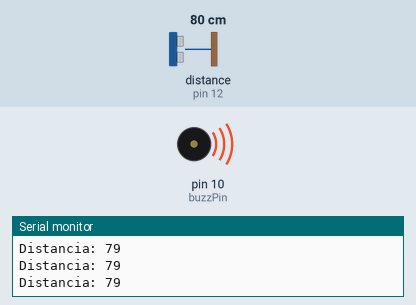
Recording of a sketch running on a simulated Arduino Uno, built with avr-gcc and run on an emulated ATmega328P. Parts: buzzer (waves = sounding), the last lines printed to the serial monitor. Inputs (shaded band) come from the test bench; at power-on: distance to the obstacle (sensor on pin 12) 80 cm. The echo pulse lasts 58.3 µs per cm.

Above: at 1.2 s.
1.3 s: distance to the obstacle (sensor on pin 12) set to 148 cm
2.8 s: distance to the obstacle (sensor on pin 12) set to 158 cm
At 4.1 s:
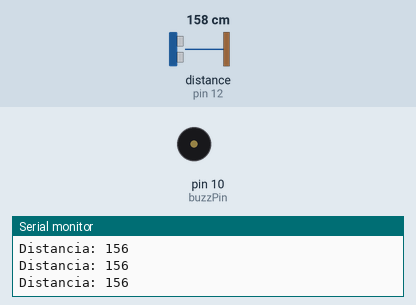
4.4 s: distance to the obstacle (sensor on pin 12) set to 2 cm
At 4.9 s:
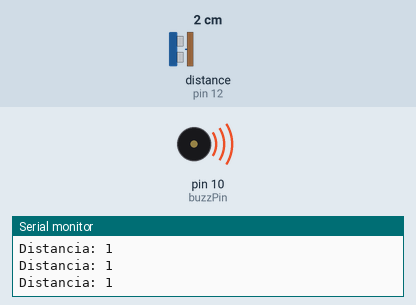
6.0 s: distance to the obstacle (sensor on pin 12) set to 250 cm
At 6.8 s:
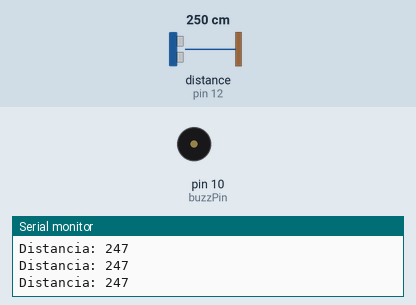
Timing chart, 0 to 8.5 s (numbered marks = the images above; inputs shaded):
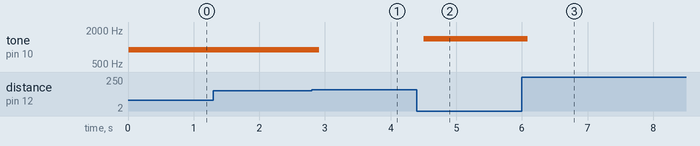

The sketch:

ejer4.ino
```cpp
const int echoPin = 12;
const int trigPin = 11;
const int buzzPin = 10;

void setup()
{
  pinMode(trigPin, OUTPUT);
  pinMode(echoPin, INPUT);
  pinMode(buzzPin, OUTPUT);
  Serial.begin(9600); // Para monitor serie
}

void loop()
{
  long duracion;
  int distancia;

  // Disparo ultrasónico
  digitalWrite(trigPin, LOW);
  delay(2); // Wait for 2 milliseconds
  digitalWrite(trigPin, HIGH);
  delay(2); // Wait for 2 milliseconds
  digitalWrite(trigPin, LOW);

  // Leer duración
  duracion = pulseIn(echoPin, HIGH);

  //Calcular distancia
  distancia = duracion * 0.034 / 2;

  Serial.print("Distancia: ");
  Serial.println(distancia);

  //Control de buzzer según la distancia
  if (distancia <= 60){
  	tone(buzzPin, 1400, 600);
  }else if(distancia >60 && distancia <= 150){
  	tone(buzzPin, 900, 400);
  }else{ // Silencio si no hay objeto cerca
  	noTone(buzzPin);
  }
  delay(100);
}
```

Measured:
- the behaviour switches between 152 and 153 cm on distance to the obstacle (sensor on pin 12) (found by bisection; images 0 and 1)
- after the input at 2.8 s, tone on pin 10 (buzzPin): 900 Hz → silent after 0.12 s
- after the input at 4.4 s, tone on pin 10 (buzzPin): silent → 1400 Hz after 0.10 s
- after the input at 6.0 s, tone on pin 10 (buzzPin): 1400 Hz → silent after 0.09 s
